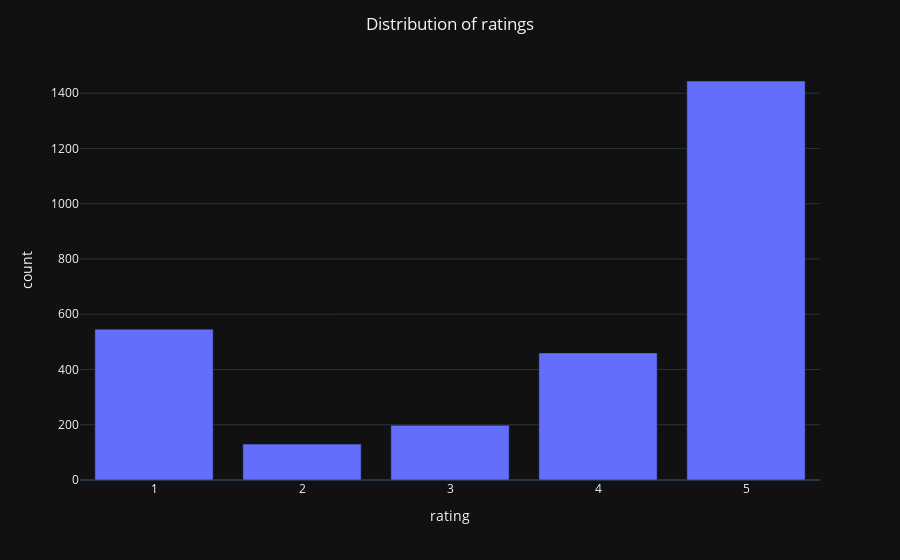

The notebook cell this image was saved under:
### Code cell
fig = px.bar(rating, x='rating', y='count')
fig.update_layout(title_text='Distribution of ratings', title_x=0.5, template='plotly_dark')
fig.show()

### Figure 1 — Plotly figure (JSON) as saved in the notebook; plotly's stock layout.template omitted (floating-point values rounded to 4 significant figures)
{"data": [{"alignmentgroup": "True", "hovertemplate": "rating=%{x}<br>count=%{y}<extra></extra>", "legendgroup": "", "marker": {"color": "#636efa", "pattern": {"shape": ""}}, "name": "", "offsetgroup": "", "orientation": "v", "showlegend": false, "textposition": "auto", "type": "bar", "x": [5, 4, 3, 2, 1], "xaxis": "x", "y": [1444, 460, 198, 130, 546], "yaxis": "y"}], "layout": {"barmode": "relative", "legend": {"tracegroupgap": 0}, "margin": {"t": 60}, "title": {"text": "Distribution of ratings", "x": 0.5}, "xaxis": {"anchor": "y", "domain": [0, 1], "title": {"text": "rating"}}, "yaxis": {"anchor": "x", "domain": [0, 1], "title": {"text": "count"}}}}
